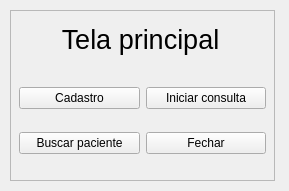
<?xml version="1.0" encoding="UTF-8"?>
<ui version="4.0">
 <class>home_widget</class>
 <widget class="QWidget" name="home_widget">
  <property name="geometry">
   <rect>
    <x>0</x>
    <y>0</y>
    <width>289</width>
    <height>191</height>
   </rect>
  </property>
  <property name="windowTitle">
   <string>Home v0.1</string>
  </property>
  <widget class="QFrame" name="frame">
   <property name="geometry">
    <rect>
     <x>10</x>
     <y>10</y>
     <width>265</width>
     <height>171</height>
    </rect>
   </property>
   <property name="cursor">
    <cursorShape>ArrowCursor</cursorShape>
   </property>
   <property name="frameShape">
    <enum>QFrame::StyledPanel</enum>
   </property>
   <property name="frameShadow">
    <enum>QFrame::Raised</enum>
   </property>
   <widget class="QLabel" name="label">
    <property name="geometry">
     <rect>
      <x>0</x>
      <y>-1</y>
      <width>261</width>
      <height>61</height>
     </rect>
    </property>
    <property name="font">
     <font>
      <pointsize>20</pointsize>
     </font>
    </property>
    <property name="text">
     <string>Tela principal</string>
    </property>
    <property name="alignment">
     <set>Qt::AlignCenter</set>
    </property>
   </widget>
   <widget class="QWidget" name="gridLayoutWidget">
    <property name="geometry">
     <rect>
      <x>9</x>
      <y>60</y>
      <width>247</width>
      <height>101</height>
     </rect>
    </property>
    <layout class="QGridLayout" name="gridLayout">
     <item row="1" column="0">
      <widget class="QPushButton" name="search_push_button">
       <property name="cursor">
        <cursorShape>PointingHandCursor</cursorShape>
       </property>
       <property name="text">
        <string>Buscar paciente</string>
       </property>
      </widget>
     </item>
     <item row="0" column="0">
      <widget class="QPushButton" name="register_push_button">
       <property name="cursor">
        <cursorShape>PointingHandCursor</cursorShape>
       </property>
       <property name="text">
        <string>Cadastro</string>
       </property>
      </widget>
     </item>
     <item row="0" column="1">
      <widget class="QPushButton" name="initiate_consultation_push_button">
       <property name="cursor">
        <cursorShape>PointingHandCursor</cursorShape>
       </property>
       <property name="text">
        <string>Iniciar consulta</string>
       </property>
      </widget>
     </item>
     <item row="1" column="1">
      <widget class="QPushButton" name="exit_push_button">
       <property name="cursor">
        <cursorShape>PointingHandCursor</cursorShape>
       </property>
       <property name="text">
        <string>Fechar</string>
       </property>
      </widget>
     </item>
    </layout>
   </widget>
  </widget>
 </widget>
 <resources/>
 <connections/>
</ui>
